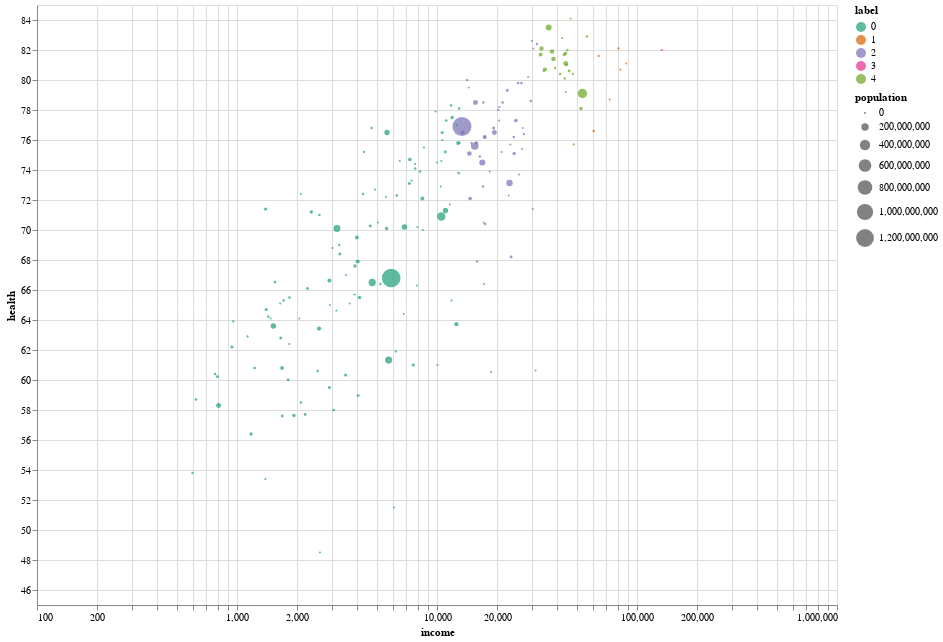

Notebook cell for this chart:
### Markdown cell above
#### Plot it again, coloring by our labels

### Code cell
(
    alt.Chart(gapminder)
    .mark_circle()
    .encode(
        alt.X("income:Q", scale=alt.Scale(type="log")),
        alt.Y("health:Q", scale=alt.Scale(zero=False)),
        size="population:Q",
        color=alt.Color("label:N", scale=alt.Scale(scheme="dark2")),
        tooltip=list(gapminder.columns),
    )
    .properties(width=800, height=600)
    .interactive()
)

### Figure 1 — Vega-Lite specification as saved in the notebook (floating-point values rounded to 4 significant figures; data arrays with more than 128 entries replaced by an {"elided": "..."} marker saying what was removed)
{"config": {"view": {"continuousWidth": 400, "continuousHeight": 300}}, "data": {"name": "data-d9e6fabb9055911832784c2d26798428"}, "mark": "circle", "encoding": {"color": {"field": "label", "scale": {"scheme": "dark2"}, "type": "nominal"}, "size": {"field": "population", "type": "quantitative"}, "tooltip": [{"field": "country", "type": "nominal"}, {"field": "income", "type": "quantitative"}, {"field": "health", "type": "quantitative"}, {"field": "population", "type": "quantitative"}, {"field": "label", "type": "quantitative"}], "x": {"field": "income", "scale": {"type": "log"}, "type": "quantitative"}, "y": {"field": "health", "scale": {"zero": false}, "type": "quantitative"}}, "height": 600, "selection": {"selector006": {"type": "interval", "bind": "scales", "encodings": ["x", "y"]}}, "width": 800, "$schema": "https://vega.github.io/schema/vega-lite/v4.17.0.json", "datasets": {"data-d9e6fabb9055911832784c2d26798428": {"elided": "187 records"}}}
